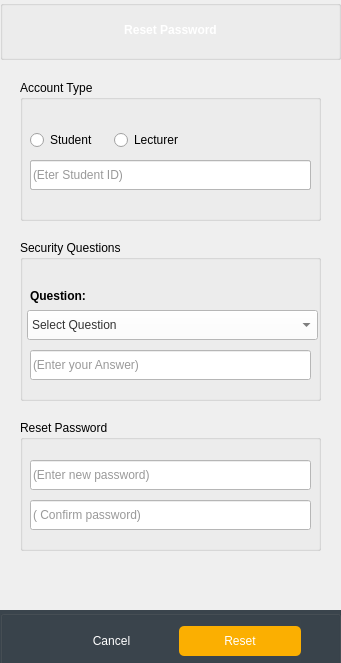
<?xml version="1.0" encoding="UTF-8"?>
<ui version="4.0">
 <class>forgotPassword</class>
 <widget class="QDialog" name="forgotPassword">
  <property name="geometry">
   <rect>
    <x>0</x>
    <y>0</y>
    <width>341</width>
    <height>663</height>
   </rect>
  </property>
  <property name="windowTitle">
   <string>Reset Passord</string>
  </property>
  <widget class="QGroupBox" name="Footer">
   <property name="geometry">
    <rect>
     <x>0</x>
     <y>610</y>
     <width>341</width>
     <height>60</height>
    </rect>
   </property>
   <property name="minimumSize">
    <size>
     <width>0</width>
     <height>0</height>
    </size>
   </property>
   <property name="maximumSize">
    <size>
     <width>16777215</width>
     <height>16777215</height>
    </size>
   </property>
   <property name="styleSheet">
    <string notr="true">background:#3a444c;</string>
   </property>
   <property name="title">
    <string/>
   </property>
   <widget class="QWidget" name="layoutWidget1_7">
    <property name="geometry">
     <rect>
      <x>50</x>
      <y>10</y>
      <width>251</width>
      <height>42</height>
     </rect>
    </property>
    <layout class="QHBoxLayout" name="horizontalLayout_4">
     <item>
      <widget class="QPushButton" name="forgotPasswordCancelButton">
       <property name="styleSheet">
        <string notr="true">color: #ffffff;
border:0;
height:30px;
border-radius:5px;</string>
       </property>
       <property name="text">
        <string>Cancel</string>
       </property>
      </widget>
     </item>
     <item>
      <widget class="QPushButton" name="forgotPasswordResetButton">
       <property name="styleSheet">
        <string notr="true">background:#fbaf01;
color: #ffffff;
border:0;
height:30px;
border-radius:5px;</string>
       </property>
       <property name="text">
        <string>Reset</string>
       </property>
       <property name="icon">
        <iconset>
         <normaloff>:/images/userAdd.png</normaloff>:/images/userAdd.png</iconset>
       </property>
       <property name="autoDefault">
        <bool>false</bool>
       </property>
       <property name="default">
        <bool>false</bool>
       </property>
      </widget>
     </item>
    </layout>
   </widget>
  </widget>
  <widget class="QGroupBox" name="Header">
   <property name="geometry">
    <rect>
     <x>0</x>
     <y>0</y>
     <width>341</width>
     <height>60</height>
    </rect>
   </property>
   <property name="sizePolicy">
    <sizepolicy hsizetype="Preferred" vsizetype="Preferred">
     <horstretch>0</horstretch>
     <verstretch>0</verstretch>
    </sizepolicy>
   </property>
   <property name="minimumSize">
    <size>
     <width>0</width>
     <height>0</height>
    </size>
   </property>
   <property name="maximumSize">
    <size>
     <width>16777215</width>
     <height>16777215</height>
    </size>
   </property>
   <property name="styleSheet">
    <string notr="true">background: url(:/images/background.jpg);
background-position:center;
background-repeat: no-repeat;</string>
   </property>
   <property name="title">
    <string/>
   </property>
   <widget class="QLabel" name="label_2">
    <property name="geometry">
     <rect>
      <x>0</x>
      <y>20</y>
      <width>341</width>
      <height>20</height>
     </rect>
    </property>
    <property name="minimumSize">
     <size>
      <width>0</width>
      <height>0</height>
     </size>
    </property>
    <property name="maximumSize">
     <size>
      <width>16777215</width>
      <height>16777215</height>
     </size>
    </property>
    <property name="font">
     <font>
      <weight>62</weight>
      <bold>true</bold>
     </font>
    </property>
    <property name="styleSheet">
     <string notr="true">font-weight:500;
color:#ffffff;
background: none;</string>
    </property>
    <property name="text">
     <string>Reset Password</string>
    </property>
    <property name="alignment">
     <set>Qt::AlignCenter</set>
    </property>
   </widget>
  </widget>
  <widget class="QGroupBox" name="accountTypegroupBox">
   <property name="geometry">
    <rect>
     <x>20</x>
     <y>80</y>
     <width>301</width>
     <height>141</height>
    </rect>
   </property>
   <property name="title">
    <string>Account Type</string>
   </property>
   <widget class="QLineEdit" name="lecturerForgotFormLineEdit">
    <property name="enabled">
     <bool>true</bool>
    </property>
    <property name="geometry">
     <rect>
      <x>10</x>
      <y>80</y>
      <width>281</width>
      <height>30</height>
     </rect>
    </property>
    <property name="minimumSize">
     <size>
      <width>0</width>
      <height>30</height>
     </size>
    </property>
    <property name="maximumSize">
     <size>
      <width>16777215</width>
      <height>30</height>
     </size>
    </property>
    <property name="styleSheet">
     <string notr="true">background-color:#ffffff;
color: #333;</string>
    </property>
    <property name="placeholderText">
     <string>(Enter Username)</string>
    </property>
   </widget>
   <widget class="QRadioButton" name="studentAccountTypeRadioButton">
    <property name="geometry">
     <rect>
      <x>10</x>
      <y>50</y>
      <width>74</width>
      <height>20</height>
     </rect>
    </property>
    <property name="text">
     <string>Student</string>
    </property>
   </widget>
   <widget class="QRadioButton" name="lecturerAccountTypeRadioButton">
    <property name="geometry">
     <rect>
      <x>94</x>
      <y>50</y>
      <width>76</width>
      <height>20</height>
     </rect>
    </property>
    <property name="text">
     <string>Lecturer</string>
    </property>
   </widget>
   <widget class="QLineEdit" name="studentIdForgotFormLineEdit">
    <property name="enabled">
     <bool>true</bool>
    </property>
    <property name="geometry">
     <rect>
      <x>10</x>
      <y>80</y>
      <width>281</width>
      <height>30</height>
     </rect>
    </property>
    <property name="minimumSize">
     <size>
      <width>0</width>
      <height>30</height>
     </size>
    </property>
    <property name="maximumSize">
     <size>
      <width>16777215</width>
      <height>30</height>
     </size>
    </property>
    <property name="styleSheet">
     <string notr="true">background-color:#ffffff;
color: #333;</string>
    </property>
    <property name="placeholderText">
     <string>(Eter Student ID)</string>
    </property>
   </widget>
  </widget>
  <widget class="QGroupBox" name="accountTypegroupBox_2">
   <property name="geometry">
    <rect>
     <x>20</x>
     <y>240</y>
     <width>301</width>
     <height>161</height>
    </rect>
   </property>
   <property name="title">
    <string>Security Questions</string>
   </property>
   <widget class="QLineEdit" name="QuestionAnswer_forgotFormLineEdit">
    <property name="geometry">
     <rect>
      <x>10</x>
      <y>110</y>
      <width>281</width>
      <height>30</height>
     </rect>
    </property>
    <property name="minimumSize">
     <size>
      <width>0</width>
      <height>30</height>
     </size>
    </property>
    <property name="maximumSize">
     <size>
      <width>16777215</width>
      <height>30</height>
     </size>
    </property>
    <property name="styleSheet">
     <string notr="true">background-color:#ffffff;
color: #333;</string>
    </property>
    <property name="placeholderText">
     <string>(Enter your Answer)</string>
    </property>
   </widget>
   <widget class="QLabel" name="Question_ForgotForm">
    <property name="geometry">
     <rect>
      <x>10</x>
      <y>40</y>
      <width>271</width>
      <height>31</height>
     </rect>
    </property>
    <property name="font">
     <font>
      <weight>75</weight>
      <bold>true</bold>
     </font>
    </property>
    <property name="styleSheet">
     <string notr="true">background-color:none;</string>
    </property>
    <property name="text">
     <string>Question:</string>
    </property>
   </widget>
   <widget class="QComboBox" name="securityQuestionsForgotFormcomboBox">
    <property name="geometry">
     <rect>
      <x>7</x>
      <y>70</y>
      <width>291</width>
      <height>30</height>
     </rect>
    </property>
    <property name="minimumSize">
     <size>
      <width>0</width>
      <height>30</height>
     </size>
    </property>
    <property name="maximumSize">
     <size>
      <width>16777215</width>
      <height>30</height>
     </size>
    </property>
    <property name="styleSheet">
     <string notr="true">background:#ffffff;
color:#333;</string>
    </property>
    <item>
     <property name="text">
      <string>Select Question</string>
     </property>
    </item>
    <item>
     <property name="text">
      <string>Question one here DEMO</string>
     </property>
    </item>
    <item>
     <property name="text">
      <string>Question two here DEMO</string>
     </property>
    </item>
    <item>
     <property name="text">
      <string>Question three here DEMO</string>
     </property>
    </item>
    <item>
     <property name="text">
      <string>Question four here DEMO</string>
     </property>
    </item>
    <item>
     <property name="text">
      <string>Question five here DEMO</string>
     </property>
    </item>
   </widget>
  </widget>
  <widget class="QGroupBox" name="resetPasswordgroupBox">
   <property name="geometry">
    <rect>
     <x>20</x>
     <y>420</y>
     <width>301</width>
     <height>131</height>
    </rect>
   </property>
   <property name="title">
    <string>Reset Password</string>
   </property>
   <widget class="QLineEdit" name="newPassword_forgotFormLineEdit">
    <property name="geometry">
     <rect>
      <x>10</x>
      <y>40</y>
      <width>281</width>
      <height>30</height>
     </rect>
    </property>
    <property name="minimumSize">
     <size>
      <width>0</width>
      <height>30</height>
     </size>
    </property>
    <property name="maximumSize">
     <size>
      <width>16777215</width>
      <height>30</height>
     </size>
    </property>
    <property name="styleSheet">
     <string notr="true">background-color:#ffffff;
color: #333;</string>
    </property>
    <property name="placeholderText">
     <string>(Enter new password)</string>
    </property>
   </widget>
   <widget class="QLineEdit" name="confirmPassword_forgotFormLineEdit">
    <property name="geometry">
     <rect>
      <x>10</x>
      <y>80</y>
      <width>281</width>
      <height>30</height>
     </rect>
    </property>
    <property name="minimumSize">
     <size>
      <width>0</width>
      <height>30</height>
     </size>
    </property>
    <property name="maximumSize">
     <size>
      <width>16777215</width>
      <height>30</height>
     </size>
    </property>
    <property name="styleSheet">
     <string notr="true">background-color:#ffffff;
color: #333;</string>
    </property>
    <property name="placeholderText">
     <string>( Confirm password)</string>
    </property>
   </widget>
  </widget>
 </widget>
 <resources/>
 <connections/>
</ui>
